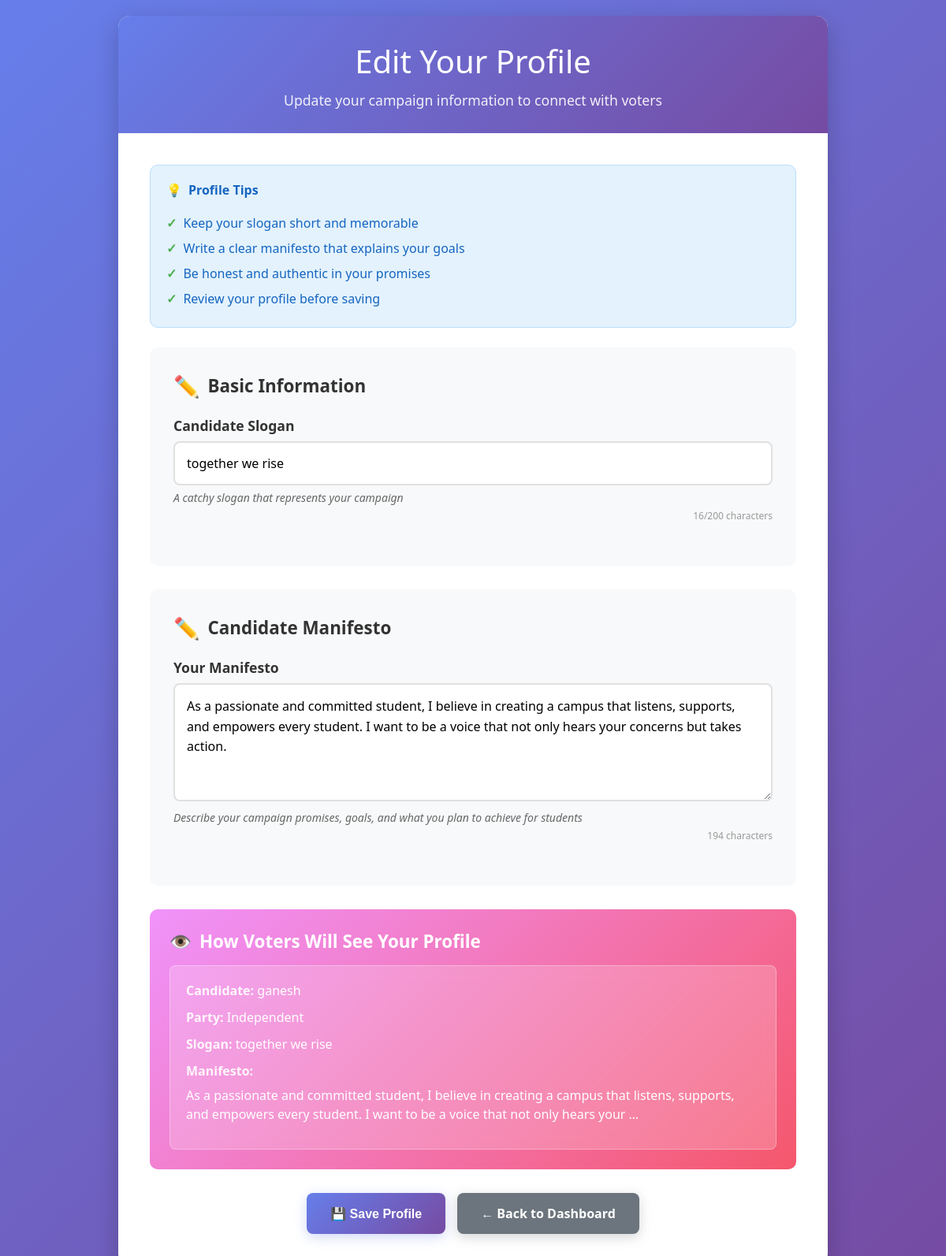
/candidate/profile/ (signed in), run on the app's committed database.
### voting/models.py (models this page shows, shortened)
class CandidateProfile(models.Model):
    user = models.OneToOneField(CustomUser, on_delete=models.CASCADE)
    manifesto = models.TextField(blank=True, help_text="Your campaign manifesto and promises")
    slogan = models.CharField(max_length=200, blank=True, help_text="Campaign slogan or motto")
    votes_received = models.IntegerField(default=0)

### voting/views.py (the view)
    def wrapper(request, *args, **kwargs):
        if request.user.role != 'candidate':
            messages.error(request, 'Only candidates can access this page.')
            return redirect('dashboard')
        return view_func(request, *args, **kwargs)

### voting/views.py (called while the page is built, shortened)
def candidate_required(view_func):
    def wrapper(request, *args, **kwargs):
        if request.user.role != 'candidate':
            messages.error(request, 'Only candidates can access this page.')
            return redirect('dashboard')
        return view_func(request, *args, **kwargs)
    return wrapper

@login_required
@candidate_required
def candidate_profile_view(request):
    try:
        candidate_profile = CandidateProfile.objects.get(user=request.user)
    except CandidateProfile.DoesNotExist:
        messages.error(request, 'Candidate profile not found.')
        return redirect('dashboard')
    context = {
        'candidate_profile': candidate_profile,
        'user_name': f"{request.user.first_name} {request.user.last_name}".strip() or request.user.username
    }
    return render(request, 'voting/candidate_profile.html', context)

### voting/templates/voting/candidate_profile.html (shortened to what this page needs)
<!DOCTYPE html>
<html lang="en">
<head>
</head>
<body>
    <div class="container">
        <div class="header">
            <h1>Edit Your Profile</h1>
            <p>Update your campaign information to connect with voters</p>
        </div>
        <div class="content">
            <div class="tips-section">
                <h4>Profile Tips</h4>
                <ul class="tips-list">
                    <li>Keep your slogan short and memorable</li>
                    <li>Write a clear manifesto that explains your goals</li>
                    <li>Be honest and authentic in your promises</li>
                    <li>Review your profile before saving</li>
                </ul>
            </div>
            <form method="post" action="/candidate/profile/">
                <div class="form-section">
                    <h3>Basic Information</h3>
                    <div class="form-group">
                        <label for="slogan">Candidate Slogan</label>
                        <input type="text"
                               id="slogan"
                               name="slogan"
                               value="{{ candidate_profile.slogan }}"
                               placeholder="e.g., 'Together We Rise', 'Voice of Change', 'Students First'"
                               maxlength="200"
                               oninput="updateCharCount('slogan', 200)">
                        <small>A catchy slogan that represents your campaign</small>
                        <div class="character-count" id="sloganCount">{{ candidate_profile.slogan|length }}/200 characters</div>
                    </div>
                </div>
                <div class="form-section">
                    <h3>Candidate Manifesto</h3>
                    <div class="form-group">
                        <label for="manifesto">Your Manifesto</label>
                        <textarea id="manifesto"
                                  name="manifesto"
                                  placeholder="Share your vision, goals, and promises. What changes will you bring? What issues will you address? How will you represent student interests?"
                                  oninput="updateCharCount('manifesto', null)">{{ candidate_profile.manifesto }}</textarea>
                        <small>Describe your campaign promises, goals, and what you plan to achieve for students</small>
                        <div class="character-count" id="manifestoCount">{{ candidate_profile.manifesto|length }} characters</div>
                    </div>
                </div>
                <div class="preview-section">
                    <h3>How Voters Will See Your Profile</h3>
                    <div class="preview-card">
                        <div class="preview-field">
                            <strong>Candidate:</strong> {{ user_name }}
                        </div>
                        <div class="preview-field">
                            <strong>Party:</strong> <span id="previewParty">{{ candidate_profile.party|default:"Independent" }}</span>
                        </div>
                        <div class="preview-field">
                            <strong>Slogan:</strong> <span id="previewSlogan">{{ candidate_profile.slogan|default:"No slogan set" }}</span>
                        </div>
                        <div class="preview-field">
                            <strong>Manifesto:</strong>
                            <div id="previewManifesto" style="margin-top: 8px; line-height: 1.5;">
                                {% if candidate_profile.manifesto %}
                                    {{ candidate_profile.manifesto|truncatewords:30 }}
                                {% else %}
                                    No manifesto added yet
                                {% endif %}
                            </div>
                        </div>
                    </div>
                </div>
                <div class="btn-container">
                    <button type="submit" class="btn btn-primary">
                        💾 Save Profile
                    </button>
                    <a href="{% url 'candidate_dashboard' %}" class="btn btn-secondary">
                        ← Back to Dashboard
                    </a>
                </div>
            </form>
        </div>
    </div>
</body>
</html>

### voting/templates/voting/candidate_profile.html (style rules this page uses)
* { margin: 0; padding: 0; box-sizing: border-box; }
body { font-family: 'Segoe UI', Tahoma, Geneva, Verdana, sans-serif; background: linear-gradient(135deg, #667eea 0%, #764ba2 100%); min-height: 100vh; padding: 20px; }
.container { max-width: 900px; margin: 0 auto; background: white; border-radius: 15px; box-shadow: 0 10px 30px rgba(0,0,0,0.2); overflow: hidden; }
.header { background: linear-gradient(135deg, #667eea 0%, #764ba2 100%); color: white; padding: 30px; text-align: center; }
.header h1 { font-size: 2.5em; margin-bottom: 10px; font-weight: 300; }
.header p { font-size: 1.1em; opacity: 0.9; }
.content { padding: 40px; }
.form-section { background: #f8f9fa; padding: 30px; border-radius: 10px; margin-bottom: 30px; }
.form-section h3 { color: #333; margin-bottom: 20px; font-size: 1.4em; display: flex; align-items: center; }
.form-section h3::before { content: "✏️"; margin-right: 10px; font-size: 1.2em; }
.form-group { margin-bottom: 25px; }
.form-group label { display: block; margin-bottom: 8px; font-weight: 600; color: #333; font-size: 1.1em; }
.form-group input, .form-group textarea { width: 100%; padding: 15px; border: 2px solid #e0e0e0; border-radius: 8px; font-size: 16px; transition: border-color 0.3s ease, box-shadow 0.3s ease; font-family: inherit; }
.form-group textarea { min-height: 150px; resize: vertical; line-height: 1.6; }
.form-group small { display: block; margin-top: 6px; color: #666; font-size: 14px; font-style: italic; }
.character-count { text-align: right; font-size: 12px; color: #999; margin-top: 5px; }
.preview-section { background: linear-gradient(135deg, #f093fb 0%, #f5576c 100%); color: white; padding: 25px; border-radius: 10px; margin-bottom: 30px; }
.preview-section h3 { margin-bottom: 15px; font-size: 1.4em; display: flex; align-items: center; }
.preview-section h3::before { content: "👁️"; margin-right: 10px; }
.preview-card { background: rgba(255, 255, 255, 0.2); backdrop-filter: blur(10px); padding: 20px; border-radius: 8px; border: 1px solid rgba(255, 255, 255, 0.3); }
.preview-field { margin-bottom: 12px; }
.preview-field strong { opacity: 0.9; }
.btn-container { display: flex; gap: 15px; justify-content: center; flex-wrap: wrap; margin-top: 30px; }
.btn { padding: 15px 30px; border: none; border-radius: 8px; cursor: pointer; text-decoration: none; font-size: 16px; font-weight: 600; transition: all 0.3s ease; display: inline-flex; align-items: center; gap: 8px; min-width: 140px; justify-content: center; }
.btn-primary { background: linear-gradient(135deg, #667eea 0%, #764ba2 100%); color: white; box-shadow: 0 4px 15px rgba(102, 126, 234, 0.3); }
.btn-secondary { background: #6c757d; color: white; box-shadow: 0 4px 15px rgba(108, 117, 125, 0.3); }
.tips-section { background: #e3f2fd; border: 1px solid #bbdefb; border-radius: 10px; padding: 20px; margin-bottom: 25px; }
.tips-section h4 { color: #1565c0; margin-bottom: 15px; display: flex; align-items: center; }
.tips-section h4::before { content: "💡"; margin-right: 8px; }
.tips-list { list-style: none; padding-left: 0; }
.tips-list li { padding: 5px 0; color: #1565c0; }
.tips-list li::before { content: "✓"; color: #4caf50; font-weight: bold; margin-right: 8px; }

### data on the page
CandidateProfile: slogan "together we rise", slogan|length "16", manifesto "As a passionate and committed student, I believe in creating a campus that listens, supports, and empowers every student. I want to be a voice that not only hears your concerns but takes action.", manifesto|length "194", manifesto "As a passionate and committed student, I believe in creating a campus that listens, supports, and empowers every student. I want to be a voice that not only hears your …"

### other printed values
{{ user_name }} "ganesh"
{{ candidate_profile.party|default:"Independent" }} "Independent"
